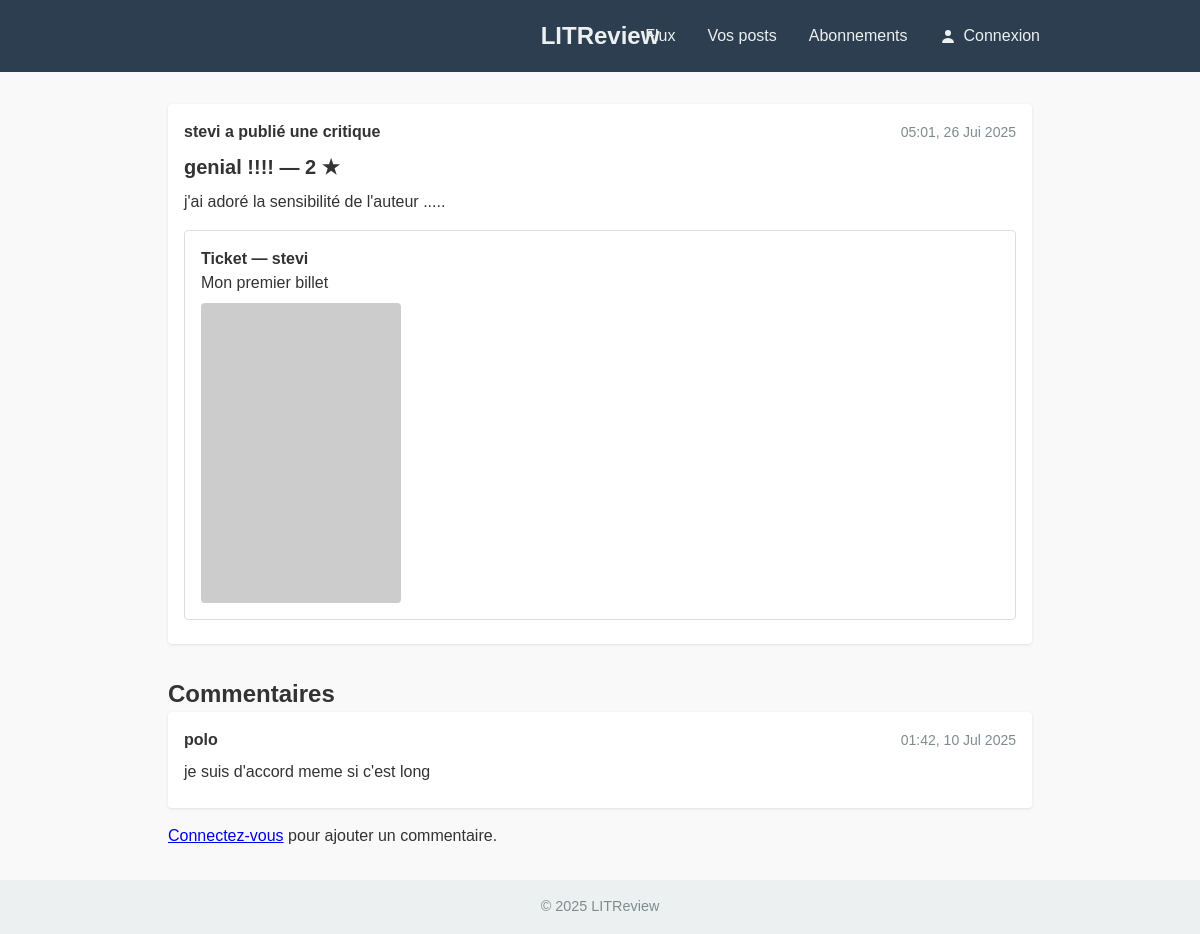
Page /reviews/review/1/ on the committed database.
### reviews/models.py (models this page shows, shortened)
class Review(models.Model):
    ticket = models.ForeignKey(
        Ticket,
        on_delete=models.CASCADE,
        related_name='reviews'
    )
    user = models.ForeignKey(
        settings.AUTH_USER_MODEL,
        on_delete=models.CASCADE,
        related_name='reviews'
    )
    rating = models.PositiveSmallIntegerField(
        validators=[MinValueValidator(0), MaxValueValidator(5)],
        help_text="Note de 0 à 5 étoiles"
    )
    headline = models.CharField(
        max_length=128,
        help_text="Titre de votre critique"
    )
    body = models.TextField(
        max_length=8192,
        blank=True,
        help_text="Texte de la critique (facultatif)"
    )
    time_created = models.DateTimeField(
        auto_now_add=True,
        help_text="Date et heure de création"
    )
    class Meta:
        ordering = ['-time_created']

class Ticket(models.Model):
    title = models.CharField(
        max_length=128,
        help_text="Titre du livre ou de l’article à critiquer"
    )
    description = models.TextField(
        max_length=2048,
        blank=True,
        help_text="Description ou contexte (facultatif)"
    )
    user = models.ForeignKey(
        settings.AUTH_USER_MODEL,
        on_delete=models.CASCADE,
        related_name='tickets'
    )
    cover_image = models.ImageField(
        upload_to='ticket_images/',
        null=True,
        blank=True,
        help_text="Couverture (facultative)"
    )
    created_at = models.DateTimeField(
        auto_now_add=True,
        help_text="Date et heure de création"
    )
    class Meta:
        ordering = ['-created_at']

class Comment(models.Model):
    review = models.ForeignKey(
        Review,
        on_delete=models.CASCADE,
        related_name='comments'
    )
    user = models.ForeignKey(
        settings.AUTH_USER_MODEL,
        on_delete=models.CASCADE,
        related_name='comments'
    )
    body = models.TextField(
        max_length=2048,
        help_text="Texte du commentaire"
    )
    time_created = models.DateTimeField(
        auto_now_add=True,
        help_text="Date et heure de création"
    )
    class Meta:
        ordering = ['time_created']

### accounts/models.py (models this page shows, shortened)
class CustomUser(AbstractUser):
    bio = models.TextField(
        max_length=500,
        blank=True,
        default="",
        help_text="Biographie de l’utilisateur (facultatif)"
    )

### reviews/views.py (the view)
# urls.py: path('review/<int:pk>/',               views.ReviewDetailView.as_view(),  name='review_detail'),
class ReviewDetailView(DetailView):
    model               = Review
    template_name       = 'reviews/review_detail.html'
    context_object_name = 'review'

### templates/reviews/review_detail.html (shortened to what this page needs)
{% extends "base.html" %}
{% block content %}
<div class="container" role="main">
  <div class="card review-detail-card">
    <div class="card__header">
      <span class="card__author">{{ review.user.username }} a publié une critique</span>
      <time class="card__timestamp" datetime="{{ review.time_created|date:'c' }}">
        {{ review.time_created|date:"H:i, d M Y" }}
      </time>
    </div>
    <div class="card__body">
      <h3 class="card__title">{{ review.headline }} — {{ review.rating }} ★</h3>
      <p>{{ review.body }}</p>
      <div class="nested-ticket">
        <h4>Ticket — {{ review.ticket.user.username }}</h4>
        <p>{{ review.ticket.title }}</p>
        {% if review.ticket.cover_image %}
          <img src="{{ review.ticket.cover_image.url }}"
               alt="Image pour {{ review.ticket.title }}"
               class="nested-ticket__image">
        {% else %}
          <img src="https://picsum.photos/seed/ticket{{ review.ticket.pk }}/200/300"
               alt="Image aléatoire pour {{ review.ticket.title }}"
               class="nested-ticket__image">
        {% endif %}
      </div>
    </div>
  </div>
  <section aria-labelledby="comments-title">
    <h2 id="comments-title">Commentaires</h2>
    {% for comment in review.comments.all %}
      <div class="card comment-card">
        <div class="card__header">
          <span class="card__author">{{ comment.user.username }}</span>
          <time class="card__timestamp" datetime="{{ comment.time_created|date:'c' }}">
            {{ comment.time_created|date:"H:i, d M Y" }}
          </time>
        </div>
        <div class="card__body">
          <p>{{ comment.body }}</p>
        </div>
      </div>
    {% empty %}
      <p>Aucun commentaire</p>
    {% endfor %}
    {% if user.is_authenticated %}
      <a href="{% url 'reviews:comment_create' review.pk %}"
         class="btn btn--primary">
        Ajouter un commentaire
      </a>
    {% else %}
      <p>
        <a href="{% url 'accounts:login' %}">Connectez-vous</a>
        pour ajouter un commentaire.
      </p>
    {% endif %}
  </section>
</div>
{% endblock %}

### static/css/styles.css (style rules this page uses)
*, *::before, *::after { box-sizing: border-box; margin: 0; padding: 0; }
html { font-family: Arial, sans-serif; line-height: 1.5; color: #333; }
body { background: #f9f9f9; display: flex; flex-direction: column; min-height: 100vh; }
.container { width: 90%; max-width: 960px; margin: 0 auto; }
.card { background: #fff; margin-bottom: 1.5rem; padding: 1rem; border-radius: 4px; box-shadow: 0 1px 3px rgba(0,0,0,0.1); }
.card__header { display: flex; align-items: center; justify-content: space-between; margin-bottom: 0.5rem; }
.card__author { font-weight: bold; }
.card__timestamp { font-size: 0.875rem; color: #7f8c8d; }
.card__title { font-size: 1.25rem; margin-bottom: 0.5rem; }
.card__body { margin-bottom: 0.5rem; }
.review-detail-card { margin-bottom: 2rem; }
.nested-ticket { margin-top: 1rem; padding: 1rem; border: 1px solid #ddd; border-radius: 4px; }
.nested-ticket__image { display: block; max-width: 100%; margin-top: 0.5rem; border-radius: 4px; }
.comment-card { margin-bottom: 1rem; }

### rows in the picture
Review: user.username "stevi", time_created "05:01, 26 Jui 2025", headline "genial !!!!", rating "2", body "j'ai adoré la sensibilité de l'auteur .....", ticket.user.username "stevi", ticket "Mon premier billet"
Comment: user.username "polo", time_created "01:42, 10 Jul 2025", body "je suis d'accord meme si c'est long"
